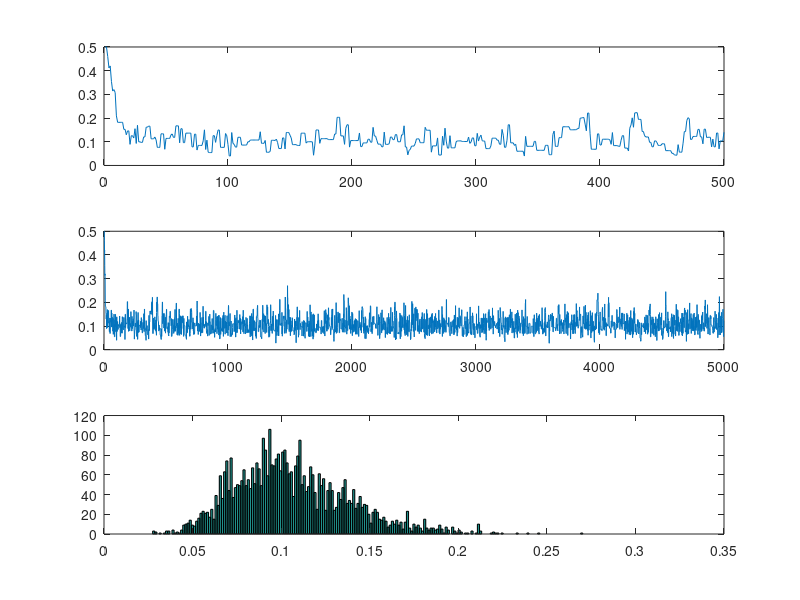

Source code (MATLAB):
function [d] = mcmcjc69(theta0)
%MCMCJC69 - Example of distance estimation under jc69 model to explain MCMC algorithm
%
%REF: Mathematics of Evolution and Phylogen, Edited by Olivier Gascuel

if (nargin<1), 
	theta0=.5;  % initial state
end

%omega=.01;
omega=.2;

n=100;
x=10;
u=1/.1;

nstep=5000;
d=zeros(1,nstep);

way=2;
for (k=1:nstep),
	theta=theta0-omega/2+omega*rand;
	if (theta<0), theta=-1*theta; end
	switch (way)
	    case (1)
		p1=prior(theta,u)/prior(theta0,u);
		p2=jclike(theta,n,x)/jclike(theta0,n,x);
		alpha=min(1, p1*p2);
	    case (2)
		p1=log( prior(theta,u)*jclike(theta,n,x));
		p2=log( prior(theta0,u)*jclike(theta0,n,x));
		alpha=min(1, exp(p1-p2));
	end
	if (rand<alpha), theta0=theta;	end
	d(k)=theta0;
end

subplot(3,1,1),plot(d(1:500))
subplot(3,1,2),plot(d)
subplot(3,1,3),hist(d(500:end),200)


function [p] = prior(theta,u)
	p=u*exp(-u*theta);

function [lik] = jclike(theta,n,x)
	p=.75*(1-exp((-4/3)*theta));
	%lik=nchoosek(n,x)*(p^x)*(1-p)^(n-x);
	lik=(p^x)*(1-p)^(n-x);